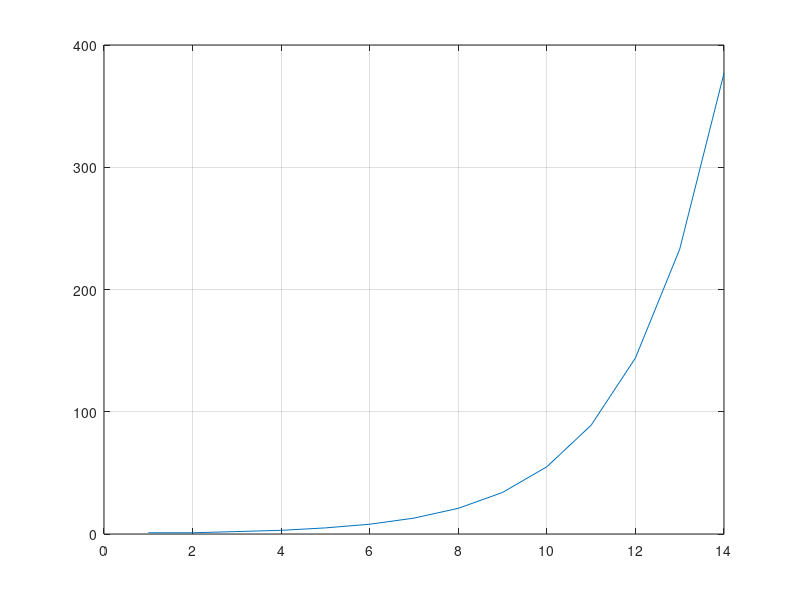

Reproduce this figure in MATLAB.
% An M-file to calculate Fibonaci numbers
f= [1 1]; i = 1;
while f(i)+f(i+1)<1000
    f(i+2)=f(i)+f(i+1);
    i=i+1;
    if i > 12
         break
    end   
end
plot(f)
grid;